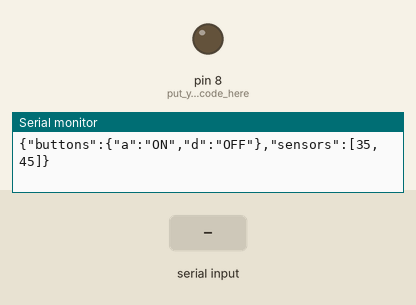
A sketch run on a simulated Arduino Uno, built with avr-gcc and run on an emulated ATmega328P. Parts: output pins drawn as LEDs (lit = HIGH), the last lines printed to the serial monitor. The inputs (shaded band) are chosen by the test bench. Random numbers use the default seed unless the sketch sets one.

Above: at 1.2 s.
1.3 s: "a" received over Serial
At 1.6 s:
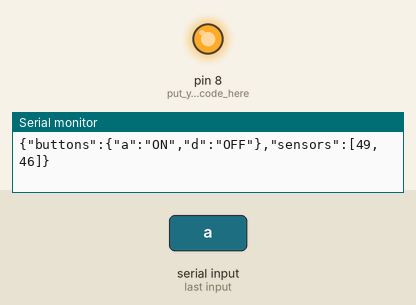
2.8 s: "d" received over Serial
At 3.7 s:
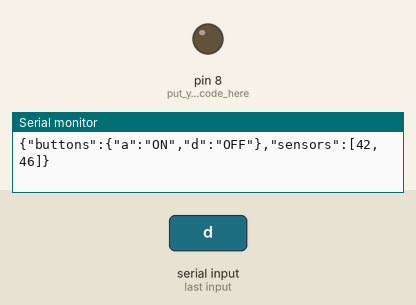
Timing chart, 0 to 5.8 s (numbered marks = the images above; inputs shaded):
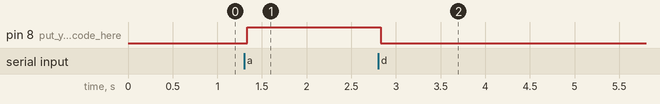

Measured:
- after the input at 1.3 s, pin 8 (put_your_setup_code_here): LOW → HIGH at once
- after the input at 2.8 s, pin 8 (put_your_setup_code_here): HIGH → LOW at once

The sketch:

SerialComunication.ino
```cpp
const String BUTTONS_MAP = "{\"a\":\"ON\",\"d\":\"OFF\"}";

void setup() {
  Serial.begin(9600);
  pinMode(8, OUTPUT); // put your setup code here, to run once:
}

int readFromSensor() {
  return random(25, 50);
}

void loop() {
  // put your main code here, to run repeatedly:
 if(Serial.available()>0)
   {
      char data= Serial.read(); // reading the data received from the bluetooth module
      switch(data)
      {
        case 'a': digitalWrite(8, HIGH);break; // when a is pressed on the app on your smart phone
        case 'd': digitalWrite(8, LOW);break; // when d is pressed on the app on your smart phone
        default : break;
      }
   } else {
        int i = readFromSensor(); // First sensor value
        int j = readFromSensor(); // Second sensor value
       Serial.println("{\"buttons\":" + BUTTONS_MAP + ",\"sensors\":[" + String(i) + "," + String(j) + "]}");
   }
   delay(50);
}
```
